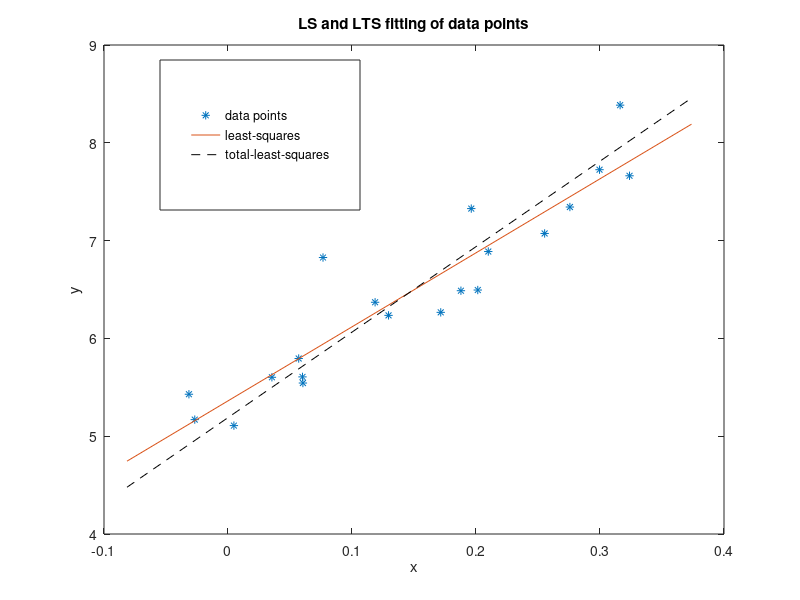

Recreate this plot in MATLAB.
% Task 1: Fit least squares and total least squares lines to data points.

% Clear up
clc;
close all;
clearvars;

% Begin by loading data points from linjepunkter.mat
load linjepunkter

% Convenient to have x, y as column vectors
x = x';
y = y';
N = length(x); % number of data points

% Plot data
plot(x, y, '*'); hold on;
xlabel('x') 
ylabel('y')
title('LS and LTS fitting of data points') % OBS - CHANGE TITLE!
x_fine = [min(x)-0.05,max(x)+0.05]; % used when plotting the fitted lines

% Fit a line to these data points with least squares
% Here you should write code to obtain the p_ls coefficients (assuming the
% line has the form y = p_ls(1) * x + p_ls(2)).
A = [x ones(1, N)']
p_ls = A\y;
plot(x_fine, p_ls(1) * x_fine + p_ls(2))

% Fit a line to these data points with total least squares.
% Note that the total least squares line has the form 
% ax + by + c = 0, but the plot command requires it to be of the form
% y = kx + m, so make sure to convert appropriately.
M = [sum(x.^2)-1/N*sum(x)*sum(x) sum(x.*y)-1/N*sum(x)*sum(y);
     sum(x.*y)-1/N*sum(x)*sum(y) sum(y.^2)-1/N*sum(y)*sum(y)]
 
[V,D] = eig(M)
a = V(1,:)
b = V(2,:)

c = -1/N*(a*sum(x)+b*sum(y))
p_tls = [-a./b; -c./b]
plot(x_fine, p_tls(1,1) * x_fine + p_tls(2,1), 'k--')
%plot(x_fine, p_tls(1,2) * x_fine + p_tls(2,2), 'k--')

% Legend --> show which line corresponds to what (if you need to
% re-position the legend, you can modify rect below)
h=legend('data points', 'least-squares','total-least-squares');
rect = [0.20, 0.65, 0.25, 0.25];
set(h, 'Position', rect)

% After having plotted both lines, it's time to compute errors for the
% respective lines. Specifically, for each line (the least squares and the
% total least squares line), compute the least square error and the total
% least square error. Note that the error is the sum of the individual
% errors for each data point! In total you should get 4 errors. Report these
% in your report, and comment on the results. OBS: Recall the distance formula
% between a point and a line from linear algebra, useful when computing orthogonal
% errors!

% WRITE CODE BELOW TO COMPUTE THE 4 ERRORS
k = p_ls(1);
l = p_ls(2);
LS_err_LS = sum(abs(y - k*x - l))
LS_err_TLS = sum(abs(y - k*x - l)/sqrt(1 + k^2))

k = p_tls(1,1);
l = p_tls(2,1);
TLS_err_LS = sum(abs(y - k*x - l))
TLS_err_TLS = sum(abs(y - k*x - l)/sqrt(1 + k^2))